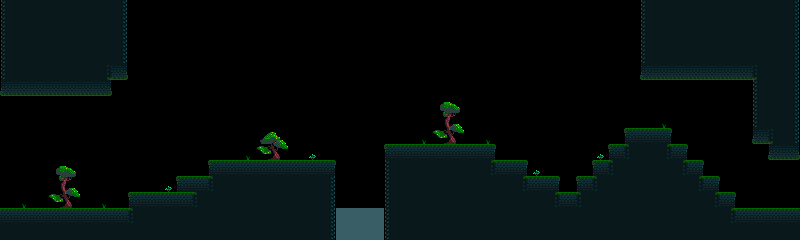

The image is a tile-based game level rendered from a .tmx file. Its description and complete source (layers, tilesets, objects, tile grids) follow:
An orthogonal 50x15 tile map with 16x16 px tiles, 1 tile layer (topTiles) and 27 objects (22x tile, 2x trigger, 2x bird, water).

<map version="1.0" orientation="orthogonal" renderorder="right-down" width="50" height="15" tilewidth="16" tileheight="16" nextobjectid="33">
 <properties>
  <property name="song" value="cliffs" />
 </properties>
 <tileset firstgid="1" name="base" tilewidth="16" tileheight="16" spacing="1" tilecount="330" columns="22">
  <image source="../../graphics/tiles.png" width="374" height="255" />
 </tileset>
 <layer name="topTiles" width="50" height="15">
  <data encoding="csv">
23,24,24,24,24,24,24,25,0,0,0,0,0,0,0,0,0,0,0,0,0,0,0,0,0,0,0,0,0,0,0,0,0,0,0,0,0,0,0,0,23,24,24,24,24,24,24,24,24,25,
23,24,24,24,24,24,24,25,0,0,0,0,0,0,0,0,0,0,0,0,0,0,0,0,0,0,0,0,0,0,0,0,0,0,0,0,0,0,0,0,23,24,24,24,24,24,24,24,24,25,
23,24,24,24,24,24,24,25,0,0,0,0,0,0,0,0,0,0,0,0,0,0,0,0,0,0,0,0,0,0,0,0,0,0,0,0,0,0,0,0,23,24,24,24,24,24,24,24,24,25,
23,24,24,24,24,24,24,25,0,0,0,0,0,0,0,0,0,0,0,0,0,0,0,0,0,0,0,0,0,0,0,0,0,0,0,0,0,0,0,0,23,24,24,24,24,24,24,24,24,25,
23,24,24,24,24,24,50,28,0,0,0,0,0,0,0,0,0,0,0,0,0,0,0,0,0,0,0,0,0,0,0,0,0,0,0,0,0,0,0,0,26,27,27,27,27,27,27,48,24,25,
26,27,27,27,27,27,28,0,0,0,0,0,0,0,0,0,0,0,0,0,0,0,0,0,0,0,0,0,0,0,0,0,0,0,0,0,0,0,0,0,0,0,0,0,0,0,0,23,24,25,
0,0,0,0,0,0,0,0,0,0,0,0,0,0,0,0,0,0,0,0,0,0,0,0,0,0,0,16,17,0,0,0,0,0,0,0,0,0,0,0,0,0,0,0,0,0,0,23,24,25,
0,0,0,0,0,0,0,0,0,0,0,0,0,0,0,0,0,0,0,0,0,0,0,0,0,0,0,38,39,0,0,0,0,0,0,0,0,0,0,0,0,57,0,0,0,0,0,23,24,25,
0,0,0,0,0,0,0,0,0,0,0,0,0,0,0,0,36,37,0,0,0,0,0,0,0,0,57,60,61,0,57,0,0,0,0,0,0,0,0,1,2,3,0,0,0,0,0,26,48,25,
0,0,0,0,0,0,0,0,0,0,0,0,0,0,0,57,58,59,0,62,0,0,0,0,1,2,2,2,2,2,3,0,0,0,0,0,0,62,1,45,24,47,3,0,0,0,0,0,26,28,
0,0,0,16,17,0,0,0,0,0,0,0,0,1,2,2,2,2,2,2,3,0,0,0,23,24,24,24,24,24,47,2,3,62,0,0,0,1,45,24,24,24,47,3,0,0,0,0,0,0,
0,0,0,38,39,0,0,0,0,0,62,1,2,45,24,24,24,24,24,24,25,0,0,0,23,24,24,24,24,24,24,24,47,2,3,0,1,45,24,24,24,24,24,47,3,0,0,0,0,0,
0,57,0,60,61,0,57,0,1,2,2,2,45,24,24,24,24,24,24,24,25,0,0,0,23,24,24,24,24,24,24,24,24,24,47,2,45,24,24,24,24,24,24,24,47,3,0,0,0,0,
2,2,2,2,2,2,2,2,45,24,24,24,24,24,24,24,24,24,24,24,25,69,69,69,23,24,24,24,24,24,24,24,24,24,24,24,24,24,24,24,24,24,24,24,24,47,2,2,2,2,
24,24,24,24,24,24,24,24,24,24,24,24,24,24,24,24,24,24,24,24,25,69,69,69,23,24,24,24,24,24,24,24,24,24,24,24,24,24,24,24,24,24,24,24,24,24,24,24,24,24
</data>
 </layer>
 <objectgroup name="topObjects">
  <object id="1" name="water" x="336" y="192" width="48" height="16">
   <properties>
    <property name="width" type="int" value="48" />
   </properties>
  </object>
  <object id="5" name="trigger" x="800" y="160" height="48">
   <properties>
    <property name="map" value="pathway2;16;192;" />
   </properties>
  </object>
  <object id="6" name="trigger" x="0" y="96" height="112">
   <properties>
    <property name="map" value="home;378;192;" />
   </properties>
  </object>
  <object id="7" name="bird" x="272" y="144" width="16" height="16" />
  <object id="8" name="bird" x="448" y="128" width="16" height="16" />
  <object id="9" name="tile" x="0" y="0" width="112" height="96" />
  <object id="10" name="tile" x="112" y="0" width="16" height="80" />
  <object id="11" name="tile" x="0" y="208" width="208" height="32" />
  <object id="12" name="tile" x="128" y="192" width="80" height="16" />
  <object id="13" name="tile" x="176" y="176" width="32" height="16" />
  <object id="14" name="tile" x="208" y="160" width="128" height="80" />
  <object id="15" name="tile" x="384" y="144" width="112" height="96" />
  <object id="16" name="tile" x="640" y="0" width="160" height="80" />
  <object id="17" name="tile" x="768" y="80" width="32" height="80" />
  <object id="18" name="tile" x="752" y="80" width="16" height="64" />
  <object id="20" name="tile" x="624" y="128" width="48" height="80" />
  <object id="21" name="tile" x="496" y="208" width="304" height="32" />
  <object id="22" name="tile" x="496" y="160" width="32" height="48" />
  <object id="23" name="tile" x="528" y="176" width="32" height="32" />
  <object id="24" name="tile" x="592" y="160" width="16" height="48" />
  <object id="25" name="tile" x="608" y="144" width="16" height="64" />
  <object id="26" name="tile" x="576" y="176" width="16" height="32" />
  <object id="27" name="tile" x="560" y="192" width="16" height="16" />
  <object id="29" name="tile" x="672" y="144" width="16" height="64" />
  <object id="30" name="tile" x="688" y="160" width="16" height="48" />
  <object id="31" name="tile" x="704" y="176" width="16" height="32" />
  <object id="32" name="tile" x="720" y="192" width="16" height="16" />
 </objectgroup>
</map>
